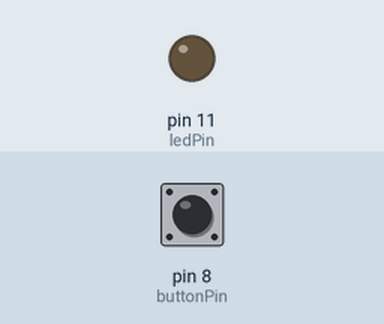
The sketch below on a simulated Arduino Uno, built with avr-gcc and run on an emulated ATmega328P. Shown: output pins drawn as LEDs (lit = HIGH). Inputs (shaded band) come from the test bench; at power-on: pin 8 (buttonPin) LOW.

Above: at 1.2 s.
1.3 s: pin 8 (buttonPin) pulled HIGH for 0.15 s
At 1.37 s:
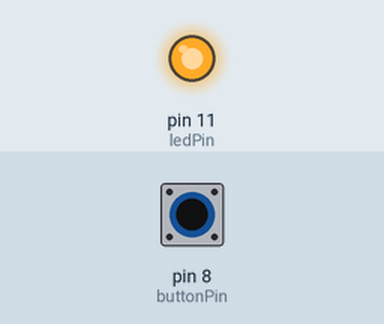
2.9 s: pin 8 (buttonPin) pulled HIGH for 3.2 s
At 6.5 s:
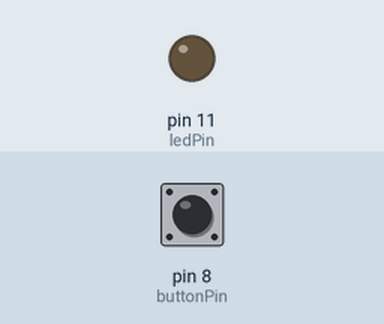
Timing chart, 0 to 8.0 s (numbered marks = the images above; inputs shaded):
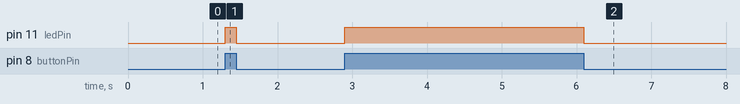

Measured:
- after the input at 1.3 s, pin 11 (ledPin): LOW → HIGH at once, → LOW 0.15 s later
- after the input at 2.9 s, pin 11 (ledPin): LOW → HIGH at once, → LOW 3.2 s later

The sketch:

01_Button_I.ino
```cpp
/*
  Button I

  Turns on and off a light emitting diode (LED) connected to pin 11,
  when pressing a pushbutton attached to pin 8.

  The circuit:
  - LED attached from pin 11 to ground through 220 ohm resistor
  - pushbutton attached to pin 8 from +3.3V

  Originally created 2005 by DojoDave
  Modified by Tom Igoe, 2011


  https://www.arduino.cc/en/Tutorial/BuiltInExamples/Button
*/

// --- PIN NUMBERS ---
// Think of these like giving nicknames to specific physical pins on the board.
// Instead of writing "8" everywhere, we write "buttonPin" — much easier to read.
// "const" means this number will NEVER change while the program runs.
// "int" means it's a whole number (integer). No decimals.

const int buttonPin = 8;  // this pin reads the button
const int ledPin = 11;     // this pin controls the LED


// --- VARIABLES ---
// Unlike constants above, variables CAN change while the program runs.
// This one stores whether the button is currently pressed or not.

int buttonState = 0;  // 0 = not pressed. Will become 1 when the button is pressed.


// =============================================================================
// SETUP — runs ONE TIME when the board first turns on
// Use this section to configure your pins before the main loop begins
// =============================================================================

void setup() {

  pinMode(ledPin, OUTPUT);
  // pinMode tells the board how a pin will be used.
  // OUTPUT means this pin will SEND electricity OUT — it powers the LED.

  pinMode(buttonPin, INPUT);
  // INPUT means this pin will RECEIVE electricity — it listens to the button.
}


// =============================================================================
// LOOP — runs FOREVER, over and over, as long as the board has power
// This is the heartbeat of your program. Everything here repeats endlessly.
// =============================================================================

void loop() {

  buttonState = digitalRead(buttonPin);
  // digitalRead() checks whether electricity is flowing through a pin RIGHT NOW.
  // It returns one of two values:
  //   HIGH = electricity is flowing = button is pressed
  //   LOW  = no electricity = button is not pressed
  // We store that result in "buttonState" so we can make a decision below.


  if (buttonState == HIGH) {
    // IF the button is pressed (buttonState equals HIGH)...

    digitalWrite(ledPin, HIGH);
    // ...send electricity to the LED pin.
    // digitalWrite() either switches a pin ON (HIGH) or OFF (LOW).
    // HIGH = electricity flows = LED lights up.

  } else {
    // OTHERWISE — if the button is NOT pressed...

    digitalWrite(ledPin, LOW);
    // ...cut the electricity to the LED pin.
    // LOW = no electricity = LED goes dark.
  }

}
```
